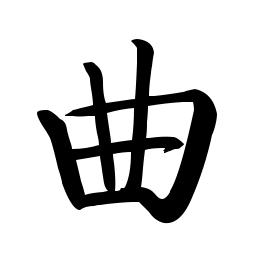
%> input picture qigong.png, 256 x 256 px
$ octave Charactershifting.m   (GNU Octave 9; MATLAB toolbox functions it lacks are replaced by stand-ins)
%> lines starting %> are read from the running program, lines starting %| are printed output that depends on the picture; in (x1, y1, x2, y2) boxes, pixels count from 0 and x2, y2 are one past the last pixel; in counts of white or black regions, pixels touching at a corner belong together; the program's own positions count from 1
### showrt.m
function showrt(v,color)

% Display rectangle in some color

rectangle('Position',v,'EdgeColor',color);
hold on;

### Charactershifting.m
img_path = 'qigong.png';

img = imread(img_path);
%> img is the input picture: size 256x256 uint8; min 0, max 255, mean 209.8

[L, nm] = bwlabel(~img, 8);
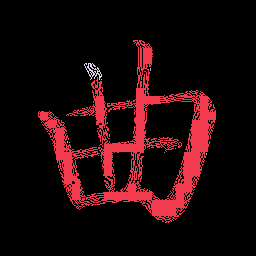
%> L: size 256x256 double; 12 distinct labels, from 0 to 11; one colour per label, 0 black
%> nm = 11
stats = regionprops(L,'BoundingBox');
%> stats = 11 regions; largest, box (x1, y1, x2, y2): (38, 40, 216, 223), (84, 63, 102, 80), (109, 134, 110, 137), (150, 68, 151, 71), (67, 141, 68, 143)

imshow(img);
hold on;

for i = 1: nm
    rt = stats(i).BoundingBox;
    showrt(rt, 'g');
end
%> this loop made 11 passes
%> rt on passes 1 to 11: [38.5 40.5 178 183], [67.5 141.5 1 2], [69.5 142.5 1 1], [84.5 63.5 18 17], [101.5 79.5 1 1], [109.5 134.5 1 3], [149.5 148.5 1 1], [150.5 68.5 1 3], [164.5 152.5 1 1], [175.5 148.5 1 1], [206.5 153.5 1 2]
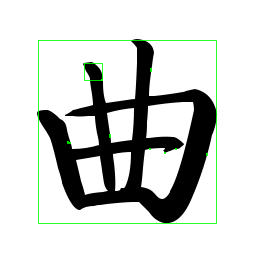
%> figure redrawn from the program's plot data

$ run again, with matrics.jpg saved as qigong.png
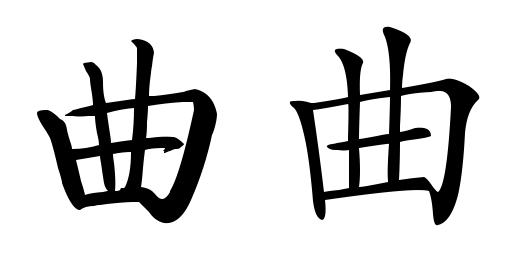
%> input picture matrics.jpg, 512 x 256 px
%> img is the input picture: size 256x512 uint8; min 0, max 255, mean 211.6
%> `[L, nm] = bwlabel(~img, 8);`:
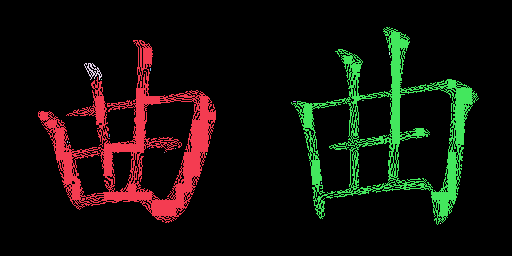
%> L: size 256x512 double; 20 distinct labels, from 0 to 19; one colour per label, 0 black
%> nm = 19
%> stats = 19 regions; largest, box (x1, y1, x2, y2): (291, 27, 479, 225), (38, 40, 216, 223), (84, 63, 102, 80), (373, 184, 381, 187), (109, 134, 110, 137)
%> the loop `for i = 1: nm` made 19 passes
%> rt on passes 1 to 8: [38.5 40.5 178 183], [67.5 141.5 1 2], [69.5 142.5 1 1], [84.5 63.5 18 17], [101.5 79.5 1 1], [109.5 134.5 1 3], [149.5 148.5 1 1], [150.5 68.5 1 3]
%> after the loop `for i = 1: nm`:
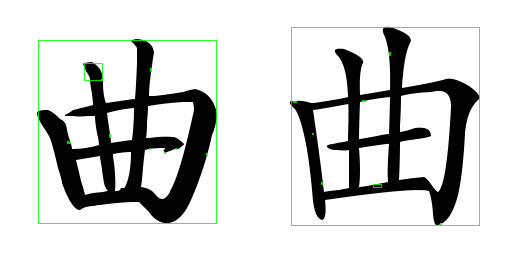
%> figure redrawn from the program's plot data
